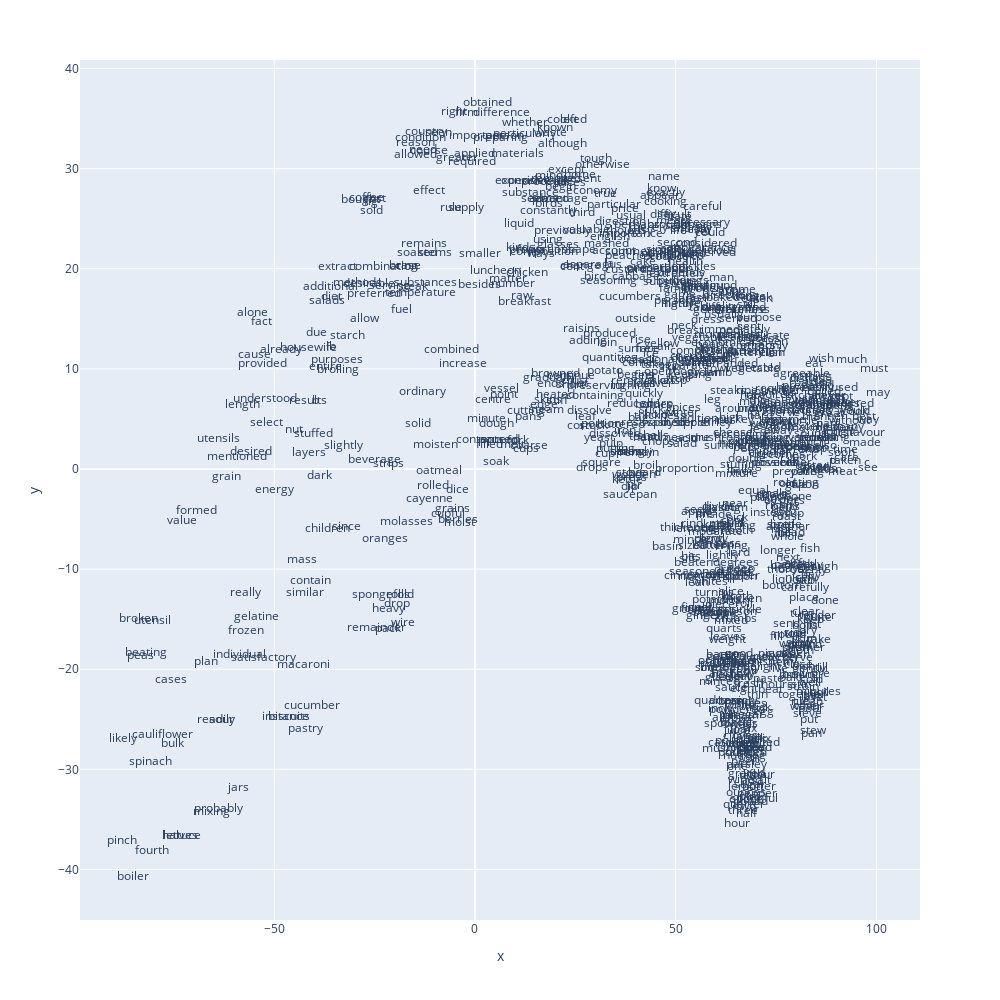

Here is the notebook cell this chart was saved with:
### Code cell
px.scatter(coords, 'x', 'y', text='term_str', height=1000, width=1000).update_traces(mode='text')

### Figure 1 — Plotly figure (JSON) as saved in the notebook; plotly's stock layout.template omitted (floating-point values rounded to 4 significant figures; data arrays with more than 128 entries replaced by an {"elided": "..."} marker saying what was removed)
{"data": [{"hoverlabel": {"namelength": 0}, "hovertemplate": "x=%{x}<br>y=%{y}<br>term_str=%{text}", "legendgroup": "", "marker": {"color": "#636efa", "symbol": "circle"}, "mode": "text", "name": "", "showlegend": false, "text": {"elided": "845 str values"}, "type": "scatter", "x": {"elided": "845 float values"}, "xaxis": "x", "y": {"elided": "845 float values"}, "yaxis": "y"}], "layout": {"height": 1000, "legend": {"tracegroupgap": 0}, "margin": {"t": 60}, "width": 1000, "xaxis": {"anchor": "y", "domain": [0, 1], "title": {"text": "x"}}, "yaxis": {"anchor": "x", "domain": [0, 1], "title": {"text": "y"}}}}
